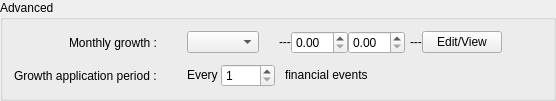
      <widget class="QGroupBox" name="advancedGroupBox">
       <property name="title">
        <string>Advanced</string>
       </property>
       <layout class="QFormLayout" name="formLayoutAdvanced">
        <property name="fieldGrowthPolicy">
         <enum>QFormLayout::FieldGrowthPolicy::ExpandingFieldsGrow</enum>
        </property>
        <property name="labelAlignment">
         <set>Qt::AlignmentFlag::AlignRight|Qt::AlignmentFlag::AlignTrailing|Qt::AlignmentFlag::AlignVCenter</set>
        </property>
        <property name="formAlignment">
         <set>Qt::AlignmentFlag::AlignLeading|Qt::AlignmentFlag::AlignLeft|Qt::AlignmentFlag::AlignTop</set>
        </property>
        <property name="horizontalSpacing">
         <number>30</number>
        </property>
        <property name="verticalSpacing">
         <number>10</number>
        </property>
        <item row="0" column="0">
         <widget class="QLabel" name="label_4">
          <property name="text">
           <string>Monthly growth :</string>
          </property>
         </widget>
        </item>
        <item row="0" column="1">
         <layout class="QHBoxLayout" name="horizontalLayout_MonthlyGrowth">
          <item>
           <widget class="QComboBox" name="growthComboBox">
            <property name="toolTip">
             <string>&lt;html&gt;&lt;head/&gt;&lt;body&gt;&lt;p&gt;Choose one of the 4 growth patterns available.&lt;/p&gt;&lt;/body&gt;&lt;/html&gt;</string>
            </property>
           </widget>
          </item>
          <item>
           <spacer name="horizontalSpacer_25">
            <property name="orientation">
             <enum>Qt::Orientation::Horizontal</enum>
            </property>
            <property name="sizeType">
             <enum>QSizePolicy::Policy::Fixed</enum>
            </property>
            <property name="sizeHint" stdset="0">
             <size>
              <width>20</width>
              <height>20</height>
             </size>
            </property>
           </spacer>
          </item>
          <item>
           <widget class="QLabel" name="growthTypePreLabel">
            <property name="sizePolicy">
             <sizepolicy hsizetype="Preferred" vsizetype="Fixed">
              <horstretch>0</horstretch>
              <verstretch>0</verstretch>
             </sizepolicy>
            </property>
            <property name="text">
             <string>---</string>
            </property>
           </widget>
          </item>
          <item>
           <widget class="QDoubleSpinBox" name="growthTypeScenaroInflationDoubleSpinBox">
            <property name="toolTip">
             <string>&lt;html&gt;&lt;head/&gt;&lt;body&gt;&lt;p&gt;Multiplication factor applied to the inflation defined at the scenario level.&lt;/p&gt;&lt;/body&gt;&lt;/html&gt;</string>
            </property>
           </widget>
          </item>
          <item>
           <widget class="QDoubleSpinBox" name="growthTypeCustomConstantDoubleSpinBox">
            <property name="toolTip">
             <string>&lt;html&gt;&lt;head/&gt;&lt;body&gt;&lt;p&gt;Custom constant growth provided on an annual basis, in percentage.&lt;/p&gt;&lt;/body&gt;&lt;/html&gt;</string>
            </property>
           </widget>
          </item>
          <item>
           <spacer name="horizontalSpacer_28">
            <property name="orientation">
             <enum>Qt::Orientation::Horizontal</enum>
            </property>
            <property name="sizeType">
             <enum>QSizePolicy::Policy::Fixed</enum>
            </property>
            <property name="sizeHint" stdset="0">
             <size>
              <width>5</width>
              <height>20</height>
             </size>
            </property>
           </spacer>
          </item>
          <item>
           <widget class="QLabel" name="growthTypePostLabel">
            <property name="sizePolicy">
             <sizepolicy hsizetype="Preferred" vsizetype="Fixed">
              <horstretch>0</horstretch>
              <verstretch>0</verstretch>
             </sizepolicy>
            </property>
            <property name="text">
             <string>---</string>
            </property>
           </widget>
          </item>
          <item>
           <widget class="QPushButton" name="growthTypePushButton">
            <property name="toolTip">
             <string>&lt;html&gt;&lt;head/&gt;&lt;body&gt;&lt;p&gt;Edit the variable growth pattern.&lt;/p&gt;&lt;/body&gt;&lt;/html&gt;</string>
            </property>
            <property name="text">
             <string>Edit/View</string>
            </property>
            <property name="autoDefault">
             <bool>false</bool>
            </property>
           </widget>
          </item>
          <item>
           <spacer name="horizontalSpacer_27">
            <property name="orientation">
             <enum>Qt::Orientation::Horizontal</enum>
            </property>
            <property name="sizeHint" stdset="0">
             <size>
              <width>40</width>
              <height>20</height>
             </size>
            </property>
           </spacer>
          </item>
         </layout>
        </item>
        <item row="1" column="0">
         <widget class="QLabel" name="label_11">
          <property name="sizePolicy">
           <sizepolicy hsizetype="Preferred" vsizetype="Preferred">
            <horstretch>0</horstretch>
            <verstretch>0</verstretch>
           </sizepolicy>
          </property>
          <property name="font">
           <font>
            <bold>false</bold>
           </font>
          </property>
          <property name="text">
           <string>Growth application period :</string>
          </property>
         </widget>
        </item>
        <item row="1" column="1">
         <layout class="QHBoxLayout" name="horizontalLayout_11">
          <item>
           <widget class="QLabel" name="label_12">
            <property name="sizePolicy">
             <sizepolicy hsizetype="Preferred" vsizetype="Fixed">
              <horstretch>0</horstretch>
              <verstretch>0</verstretch>
             </sizepolicy>
            </property>
            <property name="text">
             <string>Every </string>
            </property>
           </widget>
          </item>
          <item>
           <widget class="QSpinBox" name="gapSpinBox">
            <property name="sizePolicy">
             <sizepolicy hsizetype="Preferred" vsizetype="Fixed">
              <horstretch>0</horstretch>
              <verstretch>0</verstretch>
             </sizepolicy>
            </property>
            <property name="toolTip">
             <string>&lt;html&gt;&lt;head/&gt;&lt;body&gt;&lt;p&gt;&lt;span style=&quot; background-color:transparent;&quot;&gt;How often the &quot;cumulative&quot; growth is applied. A value of &lt;/span&gt;&lt;span style=&quot; font-weight:700; background-color:transparent;&quot;&gt;N&lt;/span&gt;&lt;span style=&quot; background-color:transparent;&quot;&gt; specifies that, for every &lt;/span&gt;&lt;span style=&quot; font-weight:700; background-color:transparent;&quot;&gt;N&lt;/span&gt;&lt;span style=&quot; background-color:transparent;&quot;&gt; financial events, the amount will be adjusted by the cumulative growth reached at this moment.&lt;/span&gt;&lt;/p&gt;&lt;/body&gt;&lt;/html&gt;</string>
            </property>
            <property name="minimum">
             <number>1</number>
            </property>
            <property name="maximum">
             <number>1200</number>
            </property>
           </widget>
          </item>
          <item>
           <spacer name="horizontalSpacer_16">
            <property name="orientation">
             <enum>Qt::Orientation::Horizontal</enum>
            </property>
            <property name="sizeType">
             <enum>QSizePolicy::Policy::Fixed</enum>
            </property>
            <property name="sizeHint" stdset="0">
             <size>
              <width>10</width>
              <height>20</height>
             </size>
            </property>
           </spacer>
          </item>
          <item>
           <widget class="QLabel" name="label_13">
            <property name="sizePolicy">
             <sizepolicy hsizetype="Preferred" vsizetype="Fixed">
              <horstretch>0</horstretch>
              <verstretch>0</verstretch>
             </sizepolicy>
            </property>
            <property name="text">
             <string>financial events</string>
            </property>
           </widget>
          </item>
          <item>
           <spacer name="horizontalSpacer_13">
            <property name="orientation">
             <enum>Qt::Orientation::Horizontal</enum>
            </property>
            <property name="sizeHint" stdset="0">
             <size>
              <width>40</width>
              <height>20</height>
             </size>
            </property>
           </spacer>
          </item>
         </layout>
        </item>
       </layout>
      </widget>
